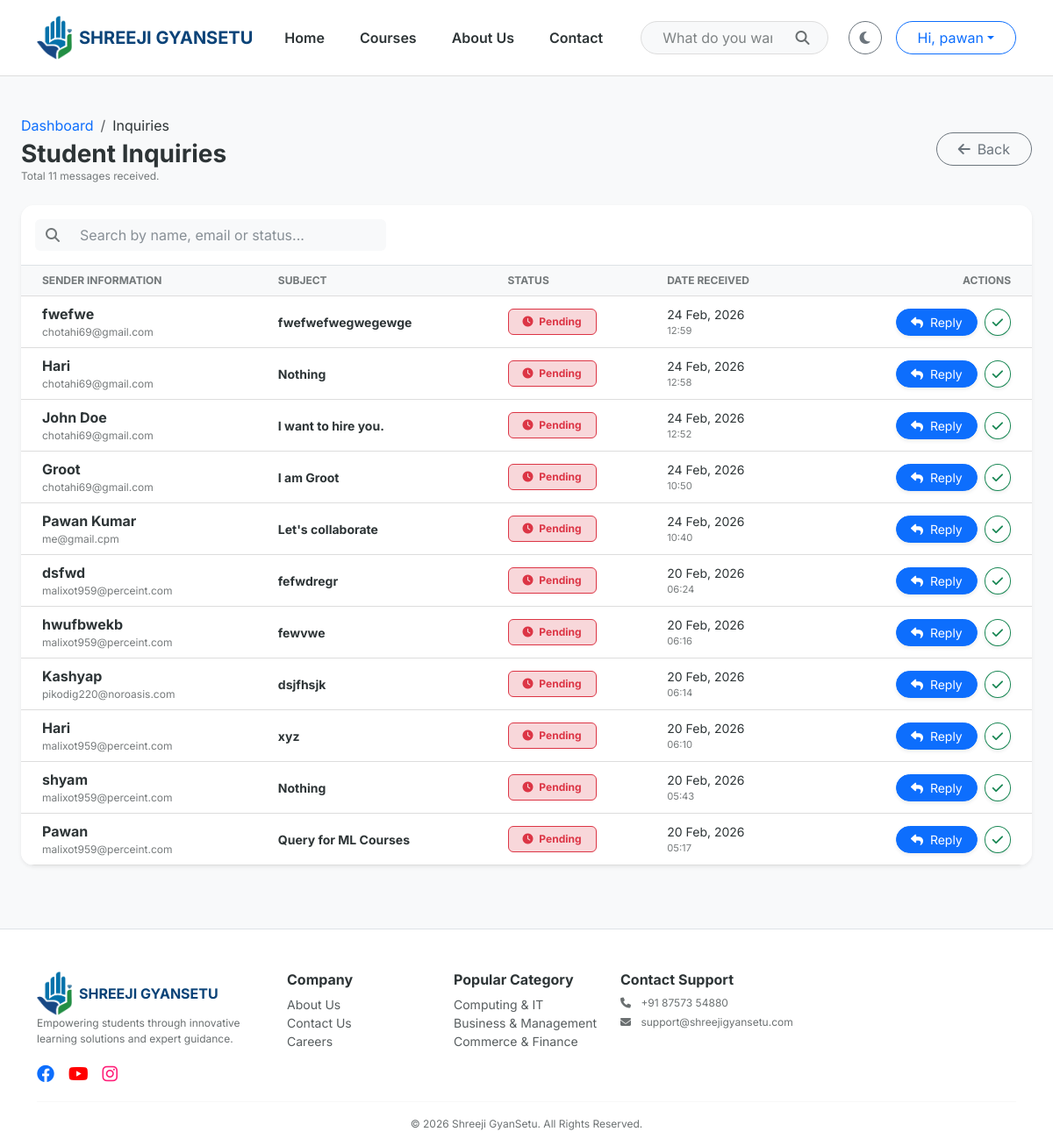
The page /admin-console/inquiries/ (signed in) on the database as committed earlier.
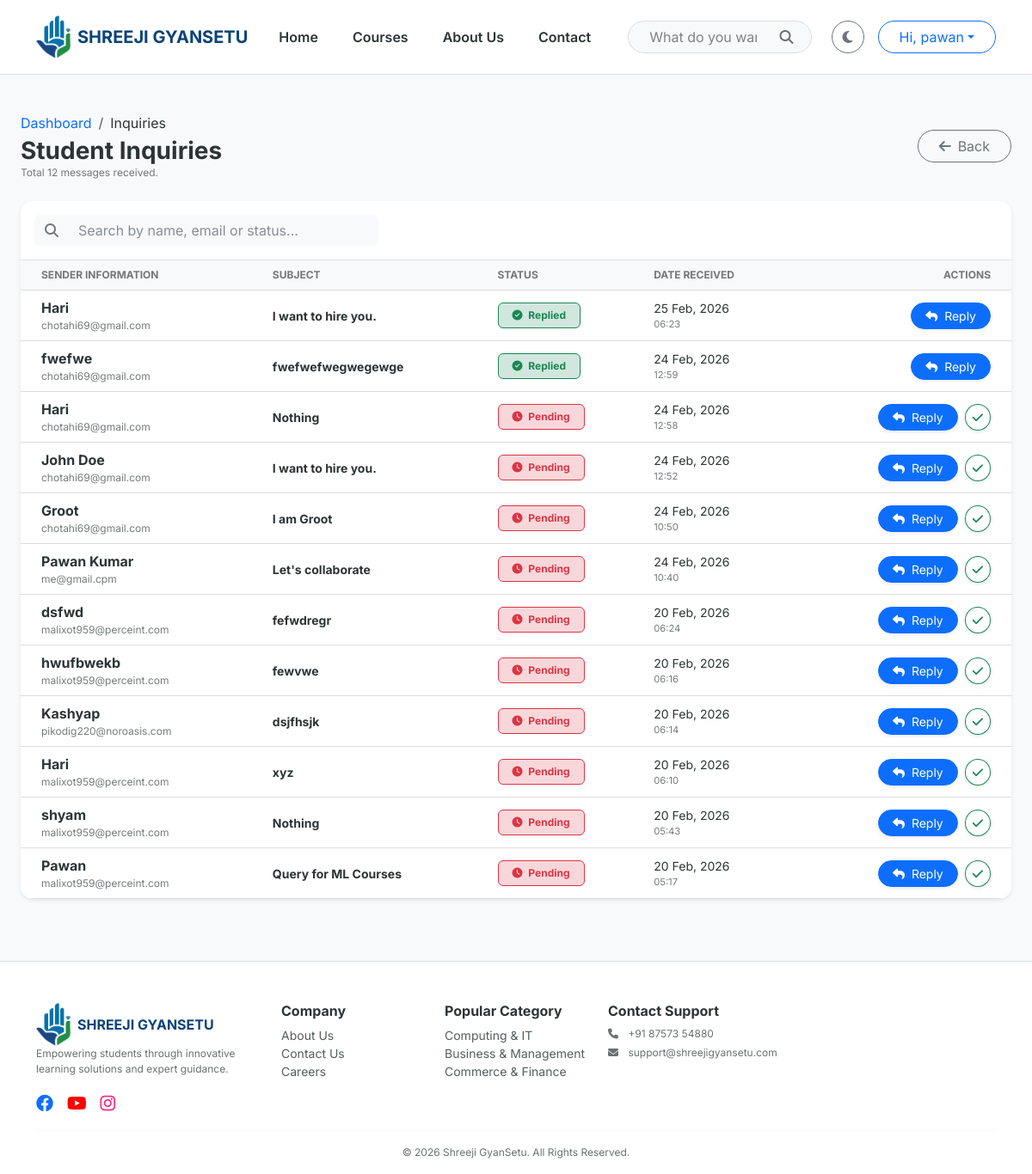
The same page on the database as committed later.
### courses/models.py (models this page shows, shortened)
class ContactMessage(models.Model):
    name = models.CharField(max_length=100)
    email = models.EmailField()
    subject = models.CharField(max_length=200)
    message = models.TextField()
    created_at = models.DateTimeField(auto_now_add=True)
    is_resolved = models.BooleanField(default=False, help_text="Check this once you have replied to the student")
    class Meta:
        verbose_name_plural = "8. Contact Messages"
        ordering = ['-created_at']
    class Meta:
        verbose_name_plural = "8. Contact Messages"

class MasterCategory(models.Model):
    title = models.CharField(max_length=100)
    slug = models.SlugField(unique=True, blank=True)
    icon_class = models.CharField(max_length=50, default="fa-book")
    order = models.PositiveIntegerField(default=0)
    class Meta:
        verbose_name_plural = "1. Master Categories"
        ordering = ['order']

### courses/views.py (the view)
# urls.py: path('admin-console/inquiries/', all_inquiries_view, name='all_inquiries'),
@login_required
def all_inquiries_view(request):
    if not (request.user.is_superuser or request.user.profile.user_type == 'Admin'):
        return HttpResponseForbidden("Unauthorized")
    inquiries = ContactMessage.objects.all().order_by('-id')
    return render(request, 'courses/all_inquiries.html', {'inquiries': inquiries})

### courses/context_processors.py (called while the page is built)
def extras(request):
    return {
        'all_categories': MasterCategory.objects.all().order_by('order')[:4]
    }

def unread_notifications(request):
    if request.user.is_authenticated:
        count = Notification.objects.filter(user=request.user, is_read=False).count()
        return {'unread_count': count}
    return {'unread_count': 0}

### templates/courses/all_inquiries.html (shortened to what this page needs)
{% extends 'base.html' %}
{% block content %}
  <div class="container-fluid p-4" style="margin-top: 20px;">
    <div class="d-flex flex-column flex-md-row justify-content-between align-items-md-center mb-4 gap-3">
      <div>
        <nav aria-label="breadcrumb">
          <ol class="breadcrumb mb-1">
            <li class="breadcrumb-item">
              <a href="{% url 'admin_dashboard' %}" class="text-decoration-none">Dashboard</a>
            </li>
            <li class="breadcrumb-item active" style="color: var(--text-dark);">Inquiries</li>
          </ol>
        </nav>
        <h3 class="fw-bold mb-0">Student Inquiries</h3>
        <p class="text-muted small mb-0">Total {{ inquiries.count }} messages received.</p>
      </div>
      <div class="d-flex gap-2">
        <a href="{% url 'admin_dashboard' %}" class="btn btn-outline-secondary rounded-pill px-4"><i class="fas fa-arrow-left me-2"></i>Back</a>
      </div>
    </div>
    <div class="card border-0 shadow-sm" style="border-radius: 15px; overflow: hidden;">
      <div class="card-header py-3 border-bottom" style="background-color: var(--card-bg);">
        <div class="row align-items-center">
          <div class="col-md-6">
            <div class="input-group search-box">
              <span class="input-group-text bg-light border-0"><i class="fas fa-search text-muted"></i></span>
              <input type="text" id="inquirySearch" class="form-control bg-light border-0" placeholder="Search by name, email or status..." />
            </div>
          </div>
        </div>
      </div>
      <div class="table-responsive">
        <table class="table table-hover align-middle mb-0" id="inquiryTable">
          <thead class="bg-light">
            <tr class="text-muted small text-uppercase">
              <th class="ps-4">Sender Information</th>
              <th>Subject</th>
              <th>Status</th> <th>Date Received</th>
              <th class="text-end pe-4">Actions</th>
            </tr>
          </thead>
          <tbody>
            {% for msg in inquiries %}
              <tr class="inquiry-row">
                <td class="ps-4">
                  <div class="fw-bold" style="color: var(--text-dark);">{{ msg.name }}</div>
                  <div class="small text-muted">{{ msg.email }}</div>
                </td>
                <td>
                  <span class="small fw-bold" style="color: var(--text-dark);">{{ msg.subject }}</span>
                </td>
                <td>
                  {% if msg.is_resolved %}
                    <span class="badge bg-success-subtle text-success border border-success px-3 py-2"><i class="fas fa-check-circle me-1"></i> Replied</span>
                  {% else %}
                    <span class="badge bg-danger-subtle text-danger border border-danger px-3 py-2 badge-pending"><i class="fas fa-clock me-1"></i> Pending</span>
                  {% endif %}
                </td>
                <td>
                  <div class="small" style="color: var(--text-dark);">{{ msg.created_at|date:'d M, Y' }}</div>
                  <div class="text-muted" style="font-size: 0.7rem;">{{ msg.created_at|time:'H:i' }}</div>
                </td>
                <td class="text-end pe-4">
                  <div class="d-flex justify-content-end gap-2">
                    <a href="{% url 'reply_inquiry' msg.id %}" class="btn btn-sm btn-primary rounded-pill px-3 shadow-sm"><i class="fas fa-reply me-1"></i> Reply</a>
                    {% if not msg.is_resolved %}
                      <a href="{% url 'resolve_inquiry' msg.id %}" class="btn btn-sm btn-outline-success rounded-circle shadow-sm" title="Mark as Replied"><i class="fas fa-check"></i></a>
                    {% endif %}
                  </div>
                </td>
              </tr>
            {% endfor %}
          </tbody>
        </table>
      </div>
    </div>
  </div>
{% endblock %}

### templates/base.html (shortened to what the changed rows need)
<!DOCTYPE html>
<html lang="en" data-theme="light">
  <head>
    {% load static %}
    <link href="https://cdn.jsdelivr.net/npm/bootstrap@5.3.0/dist/css/bootstrap.min.css" rel="stylesheet" />
    <link rel="stylesheet" href="https://cdnjs.cloudflare.com/ajax/libs/font-awesome/6.4.0/css/all.min.css" />
    <link rel="stylesheet" href="{% static 'css/style.css' %}" />
  </head>
  <body>
    {% block content %}
    {% endblock %}
    <footer class="border-top pt-5 pb-3 mt-5" style="background-color: var(--card-bg);">
      <div class="container">
        <div class="row g-4">
          <div class="col-6 col-md-3 col-lg-2">
            <ul class="list-unstyled small">
              {% for cat in all_categories %}
                <li>
                  <a href="{% url 'category_detail' cat.slug %}" class="text-muted text-decoration-none">{{ cat.title }}</a>
                </li>
              {% endfor %}
            </ul>
          </div>
        </div>
      </div>
    </footer>
  </body>
</html>

Rows that differ between the two databases and show on the page:
added ContactMessage: name "Hari", email "chotahi69@gmail.com", subject "I want to hire you.", is_resolved True (drawn), created_at "25 Feb, 2026", created_at "06:23"
changed ContactMessage "fwefwe": is_resolved "Pending" → "Replied"
Other text that changed with them:
{{ inquiries.count }}: "11" → "12"
